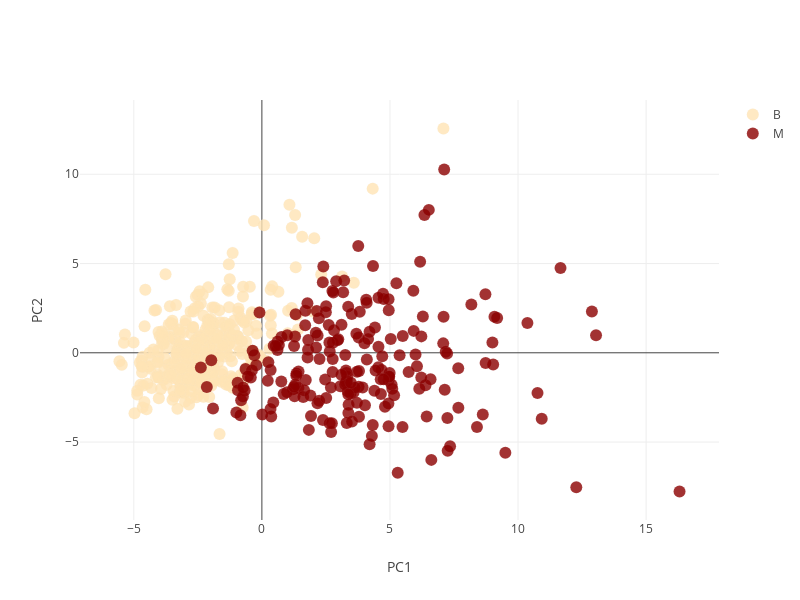

Source (notebook cell):
### Code cell
nfs_data = []

for name, col in zip(('B', 'M'), colors.values()):
    trace = dict(
        type='scatter',
        x=Y[y==name, 0],
        y=Y[y==name, 1],
        mode='markers',
        name=name,
        marker=dict(
            color=col,
            size=12,
            line=dict(
                color='rgba(217, 217, 217, 0.14)',
                width=0.5),
            opacity=0.8)
    )
    nfs_data.append(trace)

layout = dict(
    autosize=False,
    width=800,
    height=600,
    showlegend=True,
        xaxis=dict(title='PC1',  showline=False),
        yaxis=dict(title='PC2',  showline=False))

fig = dict(data=nfs_data, layout=layout)
offline.iplot(fig)

### Figure 1 — Plotly figure (JSON) as saved in the notebook; plotly's stock layout.template omitted (floating-point values rounded to 4 significant figures; data arrays with more than 128 entries replaced by an {"elided": "..."} marker saying what was removed)
{"data": [{"marker": {"color": "#FFE4B5", "line": {"color": "rgba(217, 217, 217, 0.14)", "width": 0.5}, "opacity": 0.8, "size": 12}, "mode": "markers", "name": "B", "type": "scatter", "uid": "6e2afe34-d533-4042-90ba-655650c421d5", "x": {"elided": "357 float values"}, "y": {"elided": "357 float values"}}, {"marker": {"color": "#8B0000", "line": {"color": "rgba(217, 217, 217, 0.14)", "width": 0.5}, "opacity": 0.8, "size": 12}, "mode": "markers", "name": "M", "type": "scatter", "uid": "17632197-f493-4027-bccb-2c2c6160827e", "x": {"elided": "212 float values"}, "y": {"elided": "212 float values"}}], "layout": {"autosize": false, "dragmode": "pan", "height": 600, "hovermode": "closest", "showlegend": true, "width": 800, "xaxis": {"autorange": true, "range": [-7.101, 17.84], "showline": false, "showspikes": false, "title": {"text": "PC1"}, "type": "linear"}, "yaxis": {"autorange": true, "range": [-9.365, 14.16], "showline": false, "showspikes": false, "title": {"text": "PC2"}, "type": "linear"}}}
